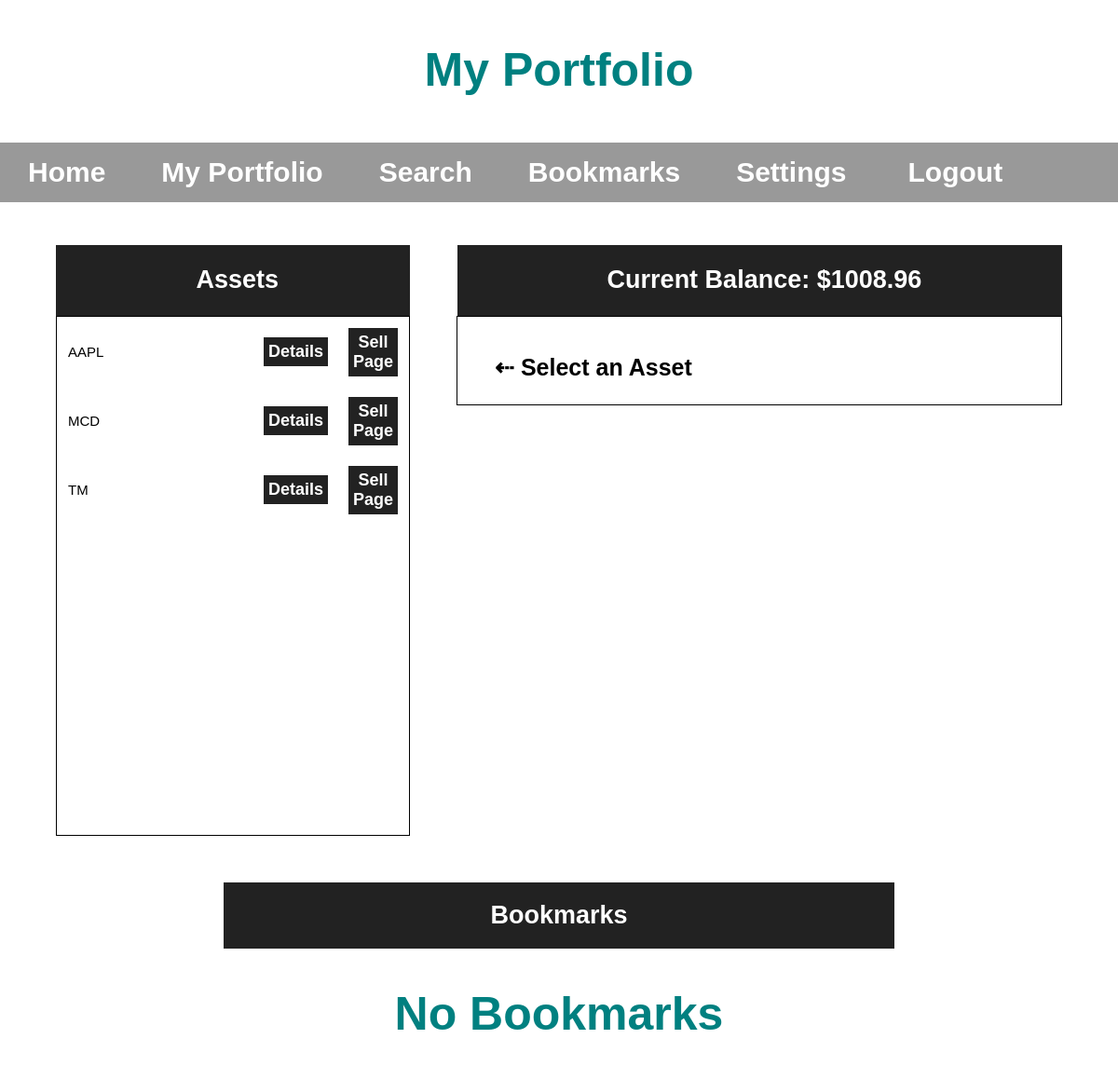
The page /myPortfolio (signed in) on the database its author committed.
### XChange/models.py (models this page shows)
class Asset(models.Model):
    userProfile = models.ForeignKey(UserProfile)
    assetName = models.CharField(max_length=250)
    timeBought = models.DateTimeField()
    shares = models.FloatField(max_length=250)
    priceBought = models.FloatField(max_length=250)

### XChange/views.py (the view, shortened to what this page needs)
# urls.py: url(r'^myPortfolio', views.myPortfolio, name='myPortfolio'),
def myPortfolio(request):
    if not request.user.is_authenticated:
        return redirect('%s?next=%s' % (djSettings.LOGIN_URL, request.path))
    graphic = None
    currentProfile = UserProfile.objects.get(user = request.user)
    userAssets = Asset.objects.filter(userProfile = currentProfile)
    userBookmarks = Bookmark.objects.filter(userProfile = currentProfile).distinct()
    currentBalance = userAssets.get(assetName = 'USD')
    currentBalance = round(currentBalance.shares * currentBalance.priceBought, 2)
    return render(request, 'XChange/myPortfolio.html', {'userAssets': userAssets, 'userBookmarks': userBookmarks, 'currentBalance': currentBalance})

### XChange/templates/XChange/myPortfolio.html (shortened to what this page needs)
<!DOCTYPE html>
<html>
  <head>
    <link rel="stylesheet" type="text/css" href="/static/XChange/css/myPortfolio.css" />
    <link rel="stylesheet" type="text/css" href="/static/XChange/css/common.css" />
  </head>
  <body>
    <h1 id="myPortfolio-title">My Portfolio</h1>
    <div class="navBarDiv" id ="navBarDiv">
      <ul class="navBarList">
        <li class="homeNav"><a href="/home.html">Home</a></li>
        <li class="portNav"><a href="#">My Portfolio</a></li>
        <li class="srchNav"><a href="search.html">Search</a></li>
        <li class="bmarkNav"><a href="bookmarks">Bookmarks</a></li>
        <li class="settNav"><a href="settings.html">Settings</a></li>
        <li class="logOut">
          <form method='POST'>
            <button type="submit" name="submit" value="Logout">Logout</button>
          </form></li>
      </ul>
    </div>
    <div id="titleWrap">
      <div id="divAsset">
        <h2>Assets</h2>
      </div>
      <div id="divCurrentAsset">
        <h2>Current Balance: ${{currentBalance}}</h2>
      </div>
    </div>
    <div id="listWrap">
      <div id="assets">
          {% if userAssets and userAssets.count > 1 %}
          <table class="currencyAssetsTable">
            <col id="nameCol">
            <col id="buttonCol">
            <col id="sellCol>"
            {% for asset in userAssets %}
              {% if asset.assetName != 'USD'%}
              <tr>
                <td>{{asset.assetName}}</td>
                <td>
                  <form method='POST'>
                    <button type="submit" name="assetGraph" value="{{asset.assetName}}">Details</button>
                  </form>
                </td>
                <td>
                  <button class="sellButton" type="submit" name="sellAsset" value="{{asset.assetName}}"><a href='/assetDetails.html?asset={{asset.assetName}}&BorS=Sell&shares={{asset.shares}}'>Sell Page</button>
                </td>
              </tr>
              {% endif %}
            {% endfor %}
          </table>
          {% endif %}
      </div>
      <div id="graphViewWrap">
        <div id="graphDiv">
          {% if graphic == None %}
            <h3>&#8672;   Select an Asset</h3>
          {% endif %}
        </div>
      </div>
    </div>
    <div id="bookTitleWrap">
      <div id="divBookAsset">
          <h2>Bookmarks</h2>
      </div>
    </div>
    <div id="bookmarkWrap">
      <div id="myBookmarks">
        {% if userBookmarks %}
        <table class="currencyBookmarksTable">
          <col id="bookName">
          <col id="bookDate">
          <col id="bookPrice">
          <tr>
            <th class="leftAlign">Name</th>
            <th class="centerAlign">Date Set</th>
            <th class="rightAlign">Marked Price</th>
          </tr>
          {% for mark in userBookmarks %}
            <tr>
              <td class="leftAlign">{{mark.companyName}}</td>
              <td class="centerAlign">{{mark.setDate}}</td>
              <td class="rightAlign">${{mark.bookmarkPrice}}</td>
            </tr>
          {% endfor %}
        </table>
        {% else %}
          <h1 id="myPortfolio-title">
            No Bookmarks
          </h1>
        {% endif %}
      </div>
    </div>
  </body>
</html>

### XChange/static/XChange/css/myPortfolio.css (style rules this page uses)
#myPortfolio-title { color: teal; text-align: center; padding-top: 1%; font-family: 'Arial'; font-size: 50px; }
#titleWrap { width: 90%; margin: auto; margin-top: 30px; clear: both; }
#titleWrap h2 { padding-left: 10px; }
#divAsset { width: 35.15%; float: left; }
#divCurrentAsset { width: 60.1%; float: right; }
#listWrap { width: 90%; margin: auto; clear: both; overflow-y: auto; }
#listWrap > div { border: 1px solid black; }
#assets { width: 35%; float: left; height: 556px; overflow-y: scroll; }
.currencyAssetsTable { width: 100%; margin: auto; }
.currencyAssetsTable td { font-family: Arial; font-size: 15px; padding: 10px; }
.currencyAssetsTable button { color: white; background-color: #222; font-family: Arial; border: none; padding: 5px; margin: 0px; font-size: 18px; font-weight: bold; width: 100%; }
#nameCol { width: 60%; }
#graphViewWrap { width: 60%; float: right; height: 100%; }
#graphDiv { height: 100%; padding-top: 20px; padding-left: 40px; }
#graphDiv h3 { font-family: Arial; font-size: 25px; padding-top: 20px; margin-top: 0; }
#bookTitleWrap, #bookmarkWrap { width: 60%; margin: auto; clear: both; }
#bookTitleWrap { margin-top: 50px; }
#divBookAsset, #myBookmarks { width: 100%; margin: auto; }
#divBookAsset h2 { padding: 20px; margin: 0px; }
#divAsset, #divCurrentAsset, #divBookAsset { background-color: #222; font-family: Arial; color: white; text-align: center; font-size: 18px; }
#assets, #graphDiv, #myBookmarks { background-color: rgba(255, 255, 255, .6); font-size: 20px; }
.sellButton { color: red; background-color: teal; width: 100%; margin-top: 15px; padding-top: 10px; padding-bottom: 10px; text-decoration: none; border:none; font-size: 25px; }
.sellButton a { text-decoration: none; color: white; }
body { background-image: url("/static/XChange/images/portfolioCity.png"); background-size: 3000px 1900px; }

### XChange/static/XChange/css/common.css (style rules this page uses)
body { margin: 0; padding: 0; }
.navBarDiv { margin: auto; overflow: hidden; width: 100%; }
.navBarList { list-style-type: none; overflow: hidden; padding: 0; background-color: black; background-color: rgba(0, 0, 0, .4); }
li { float: left; }
li a { display: block; text-decoration: none; color: white; padding: 15px 30px 15px 30px; text-align: center; font-weight: bold; font-family: "Arial"; font-size: 30px; }
.logOut button { border: none; background-color: rgba(0, 0, 0, 0); color: white; text-align: center; font-weight: bold; font-family: "Arial"; font-size: 30px; }
.logOut { display: block; text-decoration: none; padding: 14px 30px 14px 30px; text-align: center; font-weight: bold; font-family: "Arial"; }

### rows shown on the page
Asset: assetName "AAPL"
Asset: assetName "MCD"
Asset: assetName "TM"

### other values the page prints
{{ currentBalance }} "1008.96"
